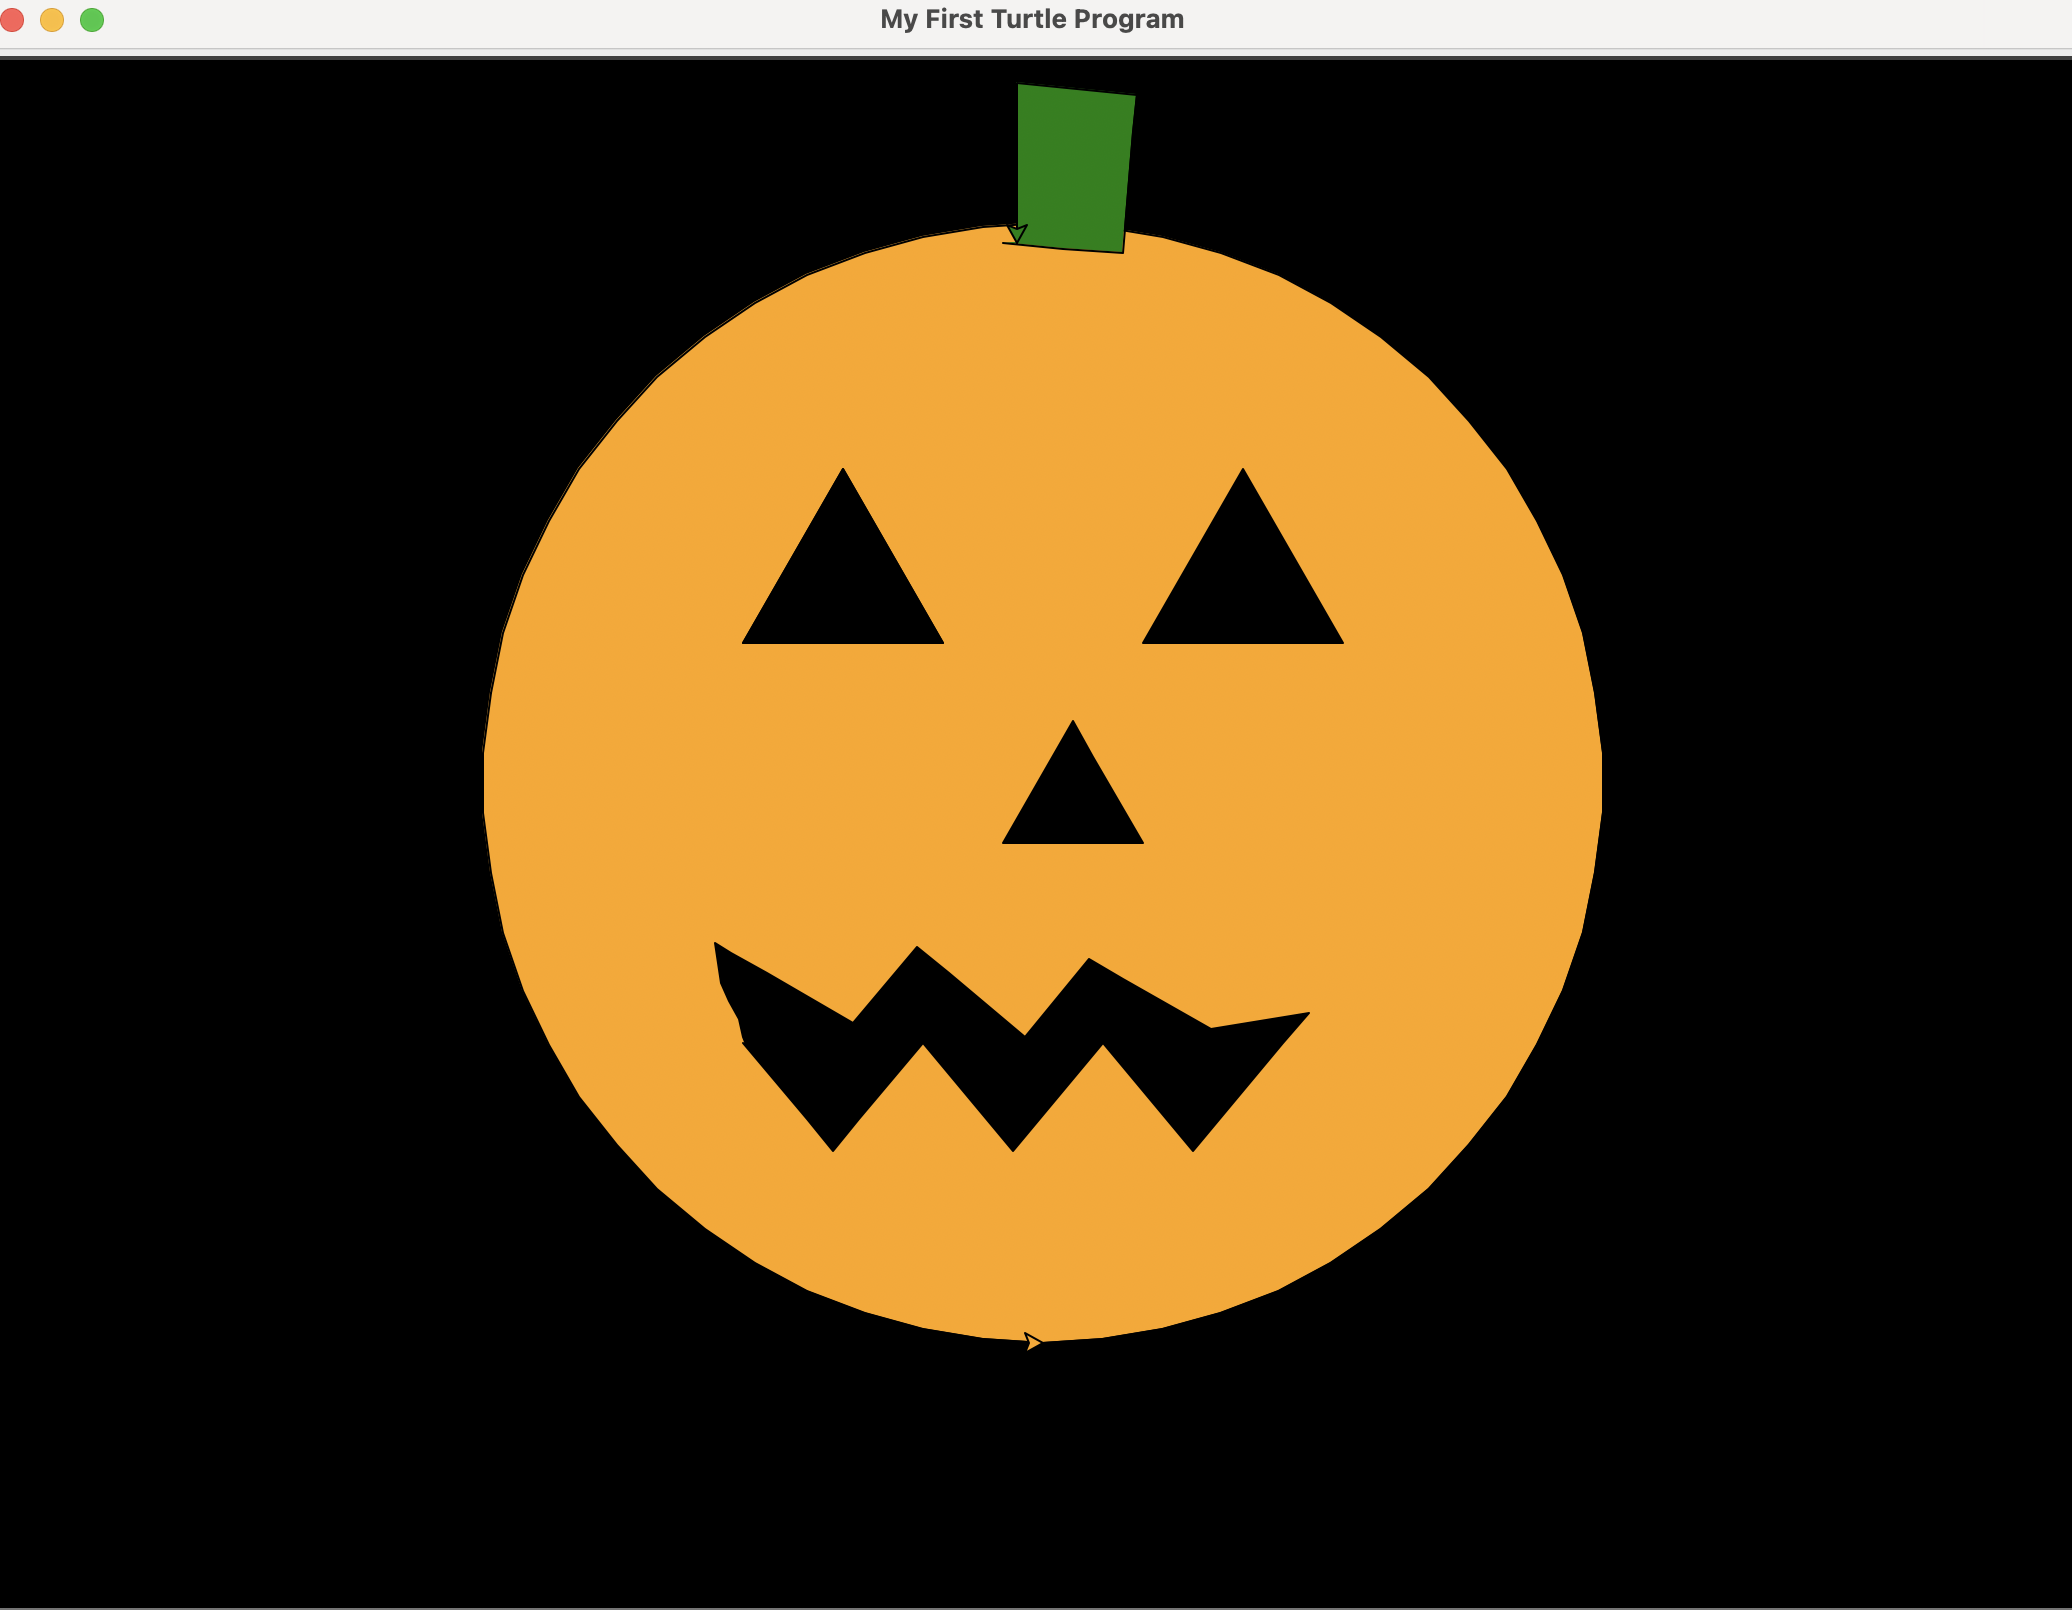

Python code for this plot:
# t.rt() instead of t.right()
# t.fd() instead of t.forward()
# t.lt() instead of t.left()
# t.bk() instead of t.backward()

# Set up
import turtle
s = turtle.getscreen()
turtle.title("My First Turtle Program")
t = turtle.Turtle()
pen = turtle.Turtle()

# Background color
turtle.bgcolor("black")

# Move into position for pumpkin 
t.right(90)
t.forward(250)
t.left(90)

# Draw Pumpkin head 
t.fillcolor("orange")
t.begin_fill()
t.circle(280)
t.end_fill()

# Left Eye
pen.up()
pen.goto(-150, 100)
pen.down()
# Check position of pen 
pen.fillcolor("black")
pen.begin_fill()
# Position of pen 
pen.right(20)
pen.fd(100)
pen.lt(120)
pen.fd(100)
pen.lt(120)
pen.fd(100)
pen.end_fill()

# Right eye
pen.up()
pen.goto(150, 100)
pen.down()
# Pen position!
pen.right(60)
# Begin 
pen.fillcolor("black")
pen.begin_fill()
pen.fd(100)
pen.rt(120)
pen.fd(100)
pen.rt(120)
pen.fd(100)
pen.end_fill()

# Nose
pen.up()
pen.home()
pen.goto(50,0)
pen.down()
pen.fillcolor("black")
pen.begin_fill()
pen.lt(120)
pen.fd(70)
pen.lt(120)
pen.fd(70)
pen.lt(120)
pen.end_fill()

# Draw mouth - omg 
pen.goto(-150, -100)
pen.down()
pen.fillcolor("black")
pen.begin_fill()
pen.rt(50)
pen.fd(50)
pen.fd(20)
pen.lt(120)
pen.rt(20)
pen.fd(20)
pen.fd(50)
pen.rt(100)
pen.fd(70)
pen.lt(100)
pen.fd(70)
pen.rt(100)
pen.fd(70)
pen.lt(100)
pen.fd(70)
pen.fd(20)
pen.lt(50)
pen.lt(50)
pen.lt(20)
pen.lt(20)
pen.fd(50)
pen.rt(20)
pen.rt(10)
pen.rt(10)
pen.fd(50)
pen.fd(20)
pen.lt(100)
pen.rt(20)
pen.fd(50)
pen.rt(50)
pen.rt(20)
pen.rt(20)
pen.fd(50)
pen.fd(20)
pen.lt(50)
pen.lt(20)
pen.fd(50)
pen.undo()
pen.lt(10)
pen.lt(10)
pen.fd(50)
pen.rt(50)
pen.rt(20)
pen.rt(10)
pen.fd(50)
pen.fd(20)
pen.fd(10)
pen.lt(50)
pen.lt(50)
pen.lt(50)
pen.fd(20)
pen.undo()
pen.rt(10)
pen.fd(20)
pen.undo()
pen.rt(10)
pen.fd(20)
pen.lt(5)
pen.lt(5)
pen.lt(5)
pen.fd(10)
pen.fd(10)
pen.fd(10)
pen.undo()
pen.rt(10)
pen.fd(10)
pen.fd(5)
pen.end_fill()


# Stem
pen.up()
pen.goto(-20, 300)
pen.lt(70)
pen.down()
pen.fillcolor("green")
pen.begin_fill()
pen.fd(30)
pen.lt(90)
pen.fd(60)
pen.fd(20)
pen.lt(90)
pen.fd(60)
pen.lt(90)
pen.lt(10)
pen.rt(5)
pen.fd(60)
pen.fd(10)
pen.fd(10)
pen.end_fill()
